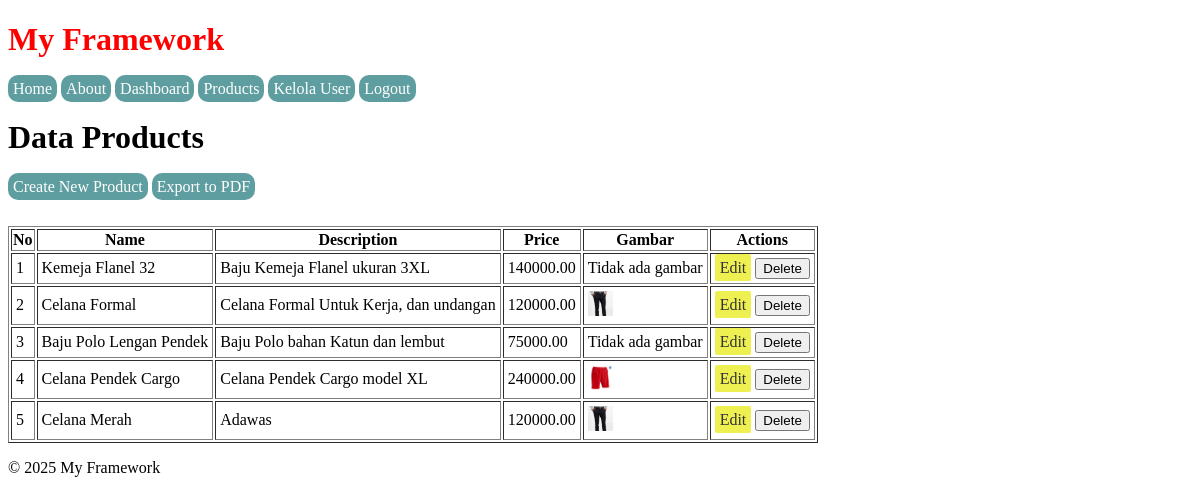
Screenshot of /products (signed in) with the database file from the repository.
### tables this page shows
CREATE TABLE `products` (
  `id` int NOT NULL,
  `name` varchar(100) NOT NULL,
  `description` text,
  `price` decimal(10,2) NOT NULL,
  `image` varchar(255) DEFAULT NULL,
  `created_at` timestamp NULL DEFAULT CURRENT_TIMESTAMP
);

### app/Controllers/ProductController.php (called while the page is built, shortened)
<?php
class ProductController
{
    public function index()
    {
        $product = new Product();
        $products = $product->getAll();
        return View::render(
            'products.index',
            [
                'products' => $products
            ],
            'app'
        );
    }
}

### public/index.php (called while the page is built, shortened)
<?php
require __DIR__ . '/../core/Router.php';
require __DIR__ . '/../routes/web.php';
$uri = parse_url($_SERVER['REQUEST_URI'], PHP_URL_PATH);
$method = $_SERVER['REQUEST_METHOD'];
try {
    $router->dispatch($uri, $method);
} catch (\Exception $e) {
    http_response_code(404);
    require __DIR__ . '/../app/Views/404.php';
    exit;
}

### config/database.php (called while the page is built)
<?php
return [
    'host' => 'localhost',
    'dbname' => 'my_framework',
    'username' => 'root',
    'password' => ''
];

### core/Model.php (called while the page is built, shortened)
<?php
class Model
{
    protected $pdo;
    public function __construct()
    {
        $config = require __DIR__ . '/../config/database.php';
        try {
            $this->pdo = new PDO(
                "mysql:host={$config['host']};dbname={$config['dbname']}",
                $config['username'],
                $config['password']
            );
            $this->pdo->setAttribute(PDO::ATTR_ERRMODE, PDO::ERRMODE_EXCEPTION);
        } catch (PDOException $e) {
            die("Koneksi database gagal: " . $e->getMessage());
        }
    }
    public function query($sql, $params = [])
    {
        $stmt = $this->pdo->prepare($sql);
        $stmt->execute($params);
        return $stmt;
    }
}

### app/Models/Product.php (called while the page is built, shortened)
<?php
class Product extends Model
{
    public function getAll()
    {
        return $this->query("SELECT * FROM products")->fetchAll();
    }
}

### app/Views/products/index.php (the view)
<h1>Data Products</h1>
<?php
if ($_SESSION['user']['role'] == 'admin') { ?>
    <a href="/products/create">Create New Product</a>
    <a href="/products/export-pdf" target="_blank">Export to PDF</a>
<?php } ?>
<table border="1" style="margin-top: 30px;">
    <thead>
        <tr>
            <th>No</th>
            <th>Name</th>
            <th>Description</th>
            <th>Price</th>
            <th>Gambar</th>
            <th>Actions</th>
        </tr>
    </thead>
    <tbody>
        <?php
        $i = 1;
        foreach ($products as $product): ?>
            <tr>
                <td><?= htmlspecialchars($i) ?></td>
                <td><?= htmlspecialchars($product['name']) ?></td>
                <td><?= htmlspecialchars($product['description']) ?></td>
                <td><?= htmlspecialchars($product['price']) ?></td>
                <td>
                    <?php if ($product['image']): ?>
                        <img src="/uploads/<?= htmlspecialchars($product['image']) ?>" alt="Gambar Produk" width="25">
                    <?php else: ?>
                        Tidak ada gambar
                    <?php endif; ?>
                </td>
                <td>
                    <?php
                    if ($_SESSION['user']['role'] == 'user') {
                        echo "Lihat";
                    } elseif ($_SESSION['user']['role'] == 'admin') {
                    ?>
                        <a class="a-edit" href="/products/edit/<?= $product['id'] ?>">Edit</a>
                        <form action="/products/delete/<?= $product['id'] ?>" method="POST" style="display:inline;">
                            <button type="submit">Delete</button>
                        </form>
                    <?php } ?>
                </td>
            </tr>
        <?php $i++;
        endforeach; ?>
    </tbody>
</table>

### app/Views/layouts/app.php (shortened to what this page needs)
<!DOCTYPE html>
<html lang="en">
<head>
    <link rel="stylesheet" href="/css/style.css">
</head>
<body>
    <header>
        <h1 class="header-layout">My Framework</h1>
        <nav>
            <a href="/home">Home</a>
            <a href="/about">About</a>
            <?php if (isset($_SESSION['user'])): ?>
                <a href="/dashboard">Dashboard</a>
                <a href="/products">Products</a>
                <?php if ($_SESSION['user']['role'] == 'admin') : ?>
                    <a href="/admin/users">Kelola User</a>
                <?php endif ?>
                <a href="/logout">Logout</a>
            <?php else : ?>
                <a href="/login">Login</a>
            <?php endif ?>
        </nav>
    </header>
    <main>
        <?= $content ?>
    </main>
    <footer>
        <p>&copy; 2025 My Framework</p>
    </footer>
</body>
</html>

### core/Router.php (shortened to what this page needs)
<?php
class Router
{
    protected $routes = [];
    public function get($uri, $controller)
    {
        $this->routes['GET'][$uri] = $controller;
    }
    public function post($uri, $controller)
    {
        $this->routes['POST'][$uri] = $controller;
    }
    public function dispatch($uri, $method)
    {
        foreach ($this->routes[$method] as $route => $controllerAction) {
            $routePattern = preg_replace('/\{([a-z]+)\}/', '([^\/]+)', $route);
            if (preg_match("#^$routePattern$#", $uri, $matches)) {
                array_shift($matches);
                list($controller, $action) = explode('@', $controllerAction);
                $controller = "App\\Controllers\\{$controller}";
                $controller = new $controller;
                return call_user_func_array([$controller, $action], $matches);
            }
        }
        throw new \Exception("Route not found.");
    }
}

### core/View.php (shortened to what this page needs)
<?php
class View
{
    public static function render($view, $data = [], $layout = null, $returnAsString = false)
    {
        $viewPath = str_replace('.', '/', $view);
        extract($data);
        require __DIR__ . "/../app/Views/{$viewPath}.php";
        $content = ob_get_clean();
        if ($layout) {
            require __DIR__ . "/../app/Views/layouts/{$layout}.php";
            $content = ob_get_clean();
        }
        if ($returnAsString) {
            return $content;
        } else {
            echo $content;
        }
    }
}

### public/css/style.css (style rules this page uses)
.header-layout { color: red; }
a { text-decoration: none; padding: 5px; background-color: cadetblue; color: white; border-radius: 10px; }
.a-edit { text-decoration: none; padding: 5px; background-color: rgb(237, 240, 80); color: rgb(51, 50, 50); border-radius: 2px; margin-top: 1px; margin-bottom: 1px; }
td { padding: 4px; }

### rows the page displays
products: name "Kemeja Flanel 32", description "Baju Kemeja Flanel ukuran 3XL", price "140000.00", image "Tidak ada gambar"
products: name "Celana Formal", description "Celana Formal Untuk Kerja, dan undangan", price "120000.00", image (picture)
products: name "Baju Polo Lengan Pendek", description "Baju Polo bahan Katun dan lembut", price "75000.00", image "Tidak ada gambar"
products: name "Celana Pendek Cargo", description "Celana Pendek Cargo model XL", price "240000.00", image (picture)
products: name "Celana Merah", description "Adawas", price "120000.00", image (picture)
